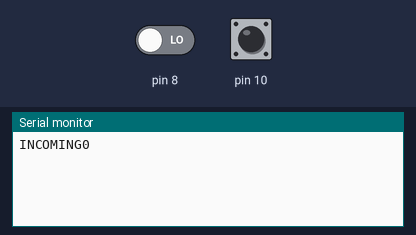
Recording of a sketch running on a simulated Arduino Uno, built with avr-gcc and run on an emulated ATmega328P. Parts: the last lines printed to the serial monitor. The test bench sets the inputs (shaded band); at power-on: pin 8 LOW, pin 10 HIGH.

Above: at 1.2 s.
1.3 s: pin 8 driven HIGH
At 1.46 s:
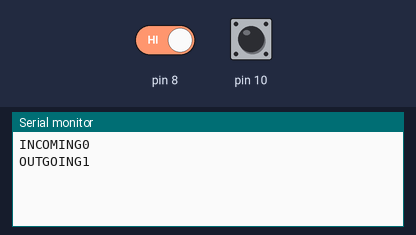
At 2.06 s:
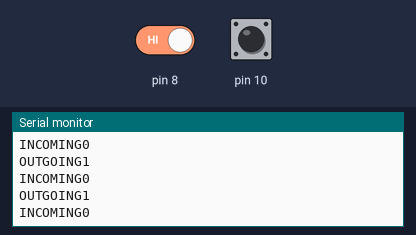

The sketch:

sketch_sep22e.ino
```cpp
int count=0;
int count1=0;
void setup() {
//  pinMode(13,OUTPUT);
  pinMode(10,INPUT);
  pinMode(8,INPUT);
  Serial.begin(9600);
  Serial.begin(9600);
}

void loop() {
    if(digitalRead(10)==0)
    {
      while(digitalRead(10)==0);
      count++;
      delay(1);
    }
    Serial.print("INCOMING");
    Serial.println(count);
    delay(200);


    if(digitalRead(8)==0)
    {
      while(digitalRead(8)==0);
      count1++;
      delay(1);
    }
    Serial.print("OUTGOING");
    Serial.println(count1);
    delay(200);
}
```

Measured:
- after the input at 1.3 s, the serial monitor: prints a new line at once (image 1)
